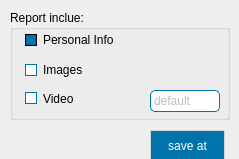
<?xml version="1.0" encoding="UTF-8"?>
<ui version="4.0">
 <class>Dialog</class>
 <widget class="QDialog" name="Dialog">
  <property name="geometry">
   <rect>
    <x>0</x>
    <y>0</y>
    <width>239</width>
    <height>159</height>
   </rect>
  </property>
  <property name="windowTitle">
   <string>Extract Data</string>
  </property>
  <property name="styleSheet">
   <string notr="true">QPushButton
{
border: 1px solid lightgrey;
color:white;
background:rgb(0,115,170);
min-height:30;
min-width: 50;
}
QPushButton:hover
{
border: 1px solid lightgrey;
color:white;
background:rgb(0, 120, 210);
}

QPushButton:pressed
{
border: 1px solid lightgrey;
color:white;
background:rgb(0, 53, 100);
}

QComboBox
{
background-color:rgb(255, 255, 255);
padding: 1px 0px 1px 3px;
border: 1px solid rgb(0,115,170);
border-bottom-left-radius: 5;
border-bottom-right-radius: 5;
border-top-left-radius: 5;
border-top-right-radius: 5;
}

QComboBox:hover
{
color:rgb(0,115,170);
background-color: white;
}

QComboBox:selected
{
selection-background-color: rgb(255, 255, 255);
}

QComboBox::drop-down {border-width: 0px;}

QCheckBox::indicator::unchecked
{
 border: 1px solid rgb(0,115,170);

 background-color: white; 
width: 10px; 
height: 10px;
 margin-left: 5px;}

QCheckBox::indicator::checked
{
 border: 1px solid black;

 background-color: rgb(0,115,170);
 width: 10px;
height: 10px; 
margin-left: 5px;}</string>
  </property>
  <widget class="QGroupBox" name="groupBox">
   <property name="geometry">
    <rect>
     <x>10</x>
     <y>10</y>
     <width>220</width>
     <height>110</height>
    </rect>
   </property>
   <property name="title">
    <string>Report inclue:</string>
   </property>
   <widget class="QComboBox" name="combo_video">
    <property name="enabled">
     <bool>false</bool>
    </property>
    <property name="geometry">
     <rect>
      <x>140</x>
      <y>80</y>
      <width>70</width>
      <height>22</height>
     </rect>
    </property>
    <item>
     <property name="text">
      <string>default</string>
     </property>
    </item>
    <item>
     <property name="text">
      <string>15</string>
     </property>
    </item>
    <item>
     <property name="text">
      <string>30</string>
     </property>
    </item>
    <item>
     <property name="text">
      <string>60</string>
     </property>
    </item>
   </widget>
   <widget class="QCheckBox" name="check_video">
    <property name="geometry">
     <rect>
      <x>10</x>
      <y>80</y>
      <width>70</width>
      <height>17</height>
     </rect>
    </property>
    <property name="text">
     <string>Video</string>
    </property>
   </widget>
   <widget class="QCheckBox" name="check_images">
    <property name="geometry">
     <rect>
      <x>10</x>
      <y>50</y>
      <width>100</width>
      <height>20</height>
     </rect>
    </property>
    <property name="text">
     <string>Images</string>
    </property>
   </widget>
   <widget class="QCheckBox" name="check_personal">
    <property name="geometry">
     <rect>
      <x>10</x>
      <y>20</y>
      <width>100</width>
      <height>20</height>
     </rect>
    </property>
    <property name="text">
     <string>Personal Info</string>
    </property>
    <property name="checked">
     <bool>true</bool>
    </property>
   </widget>
  </widget>
  <widget class="QPushButton" name="bu_save">
   <property name="geometry">
    <rect>
     <x>150</x>
     <y>130</y>
     <width>75</width>
     <height>32</height>
    </rect>
   </property>
   <property name="text">
    <string>save at</string>
   </property>
  </widget>
 </widget>
 <resources/>
 <connections/>
</ui>
